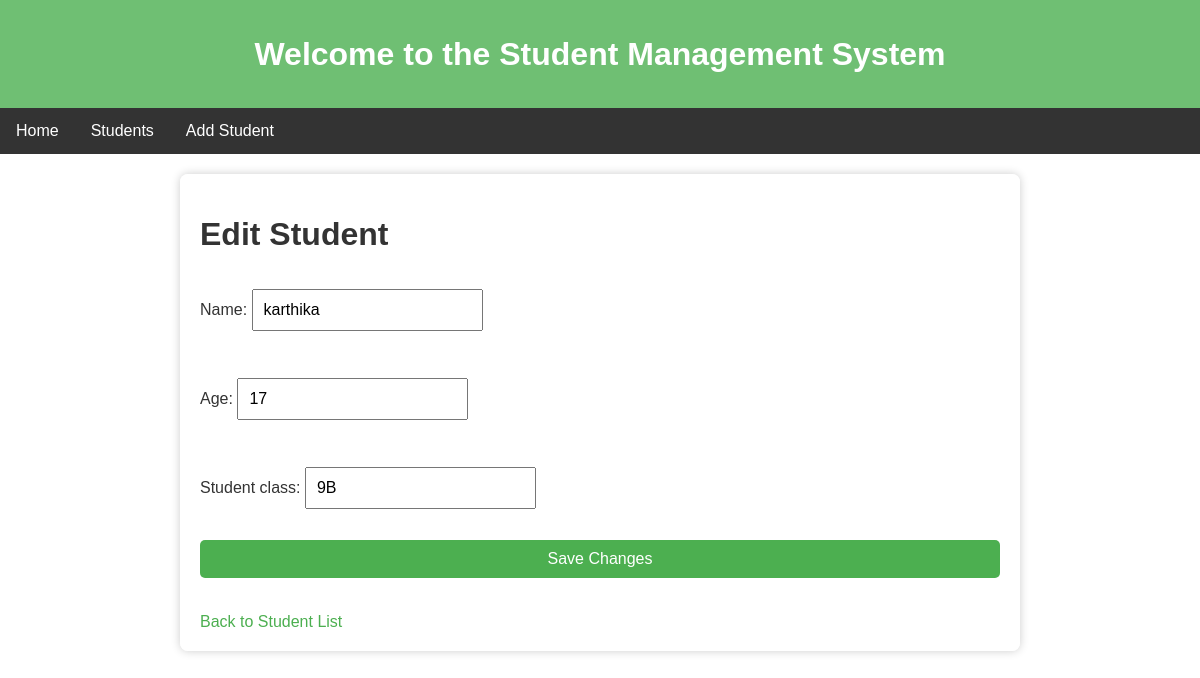
Page /edit/2/ on the committed database.
### school/models.py (models this page shows, shortened)
class Student(models.Model):
    name = models.CharField(max_length=100)
    age = models.IntegerField()
    student_class = models.CharField(max_length=50)

### school/views.py (the view)
# urls.py: path('edit/<int:student_id>/', edit_student, name='edit_student'),
def edit_student(request, student_id):
    student = get_object_or_404(Student, id=student_id)
    if request.method == 'POST':
        form = StudentForm(request.POST, instance=student)
        if form.is_valid():
            form.save()
            return redirect('student_list')
    else:
        form = StudentForm(instance=student)
    return render(request, 'edit_student.html', {'form': form, 'student': student})

### school/forms.py
class StudentForm(forms.ModelForm):
    class Meta:
        model = Student
        fields = ['name', 'age', 'student_class']

### Templates/edit_student.html (shortened to what this page needs)
{% load static %}
<!DOCTYPE html>
<html lang="en">
<head>
</head>
<body>
    <header>
        <h1>Welcome to the Student Management System</h1>
    </header>
    <nav>
        <ul>
            <li><a href="{% url 'home' %}">Home</a></li>
            <li><a href="{% url 'student_list' %}">Students</a></li>
            <li><a href="{% url 'add_student' %}">Add Student</a></li>
        </ul>
    </nav>
    <div class="container">
        <h1>Edit Student</h1>
        <form method="post">
            {{ form.as_p }}
            <button type="submit">Save Changes</button>
        </form>
        <a class="back-link" href="{% url 'student_list' %}">Back to Student List</a>
    </div>
</body>
</html>

### rows in the picture
Student: name "karthika", age "17", student_class "9B"
